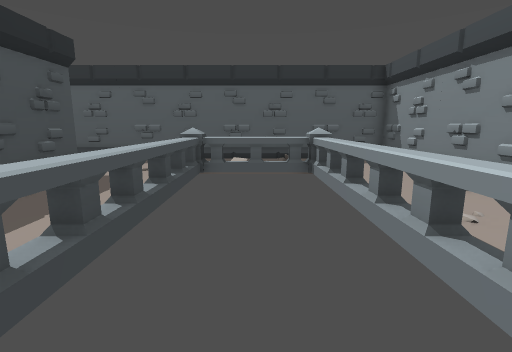
View 1 (above)

19 first-person views from a walk through a 3-D level made in the Godot game engine. The camera is 1.4 m above the floor, tilts 10° down and sees 85° across. The floor is counted in squares, 1 m on a side. Each view is taken from the middle of a square. On the plan, view 1 faces up. The plan holds only what a view shows up to about 14 squares ahead; the rest is blank. The place goes on beyond the plan.

View 2
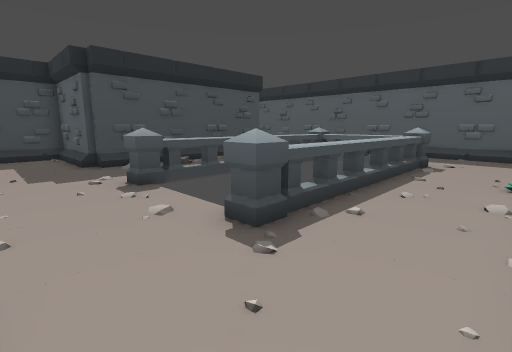

View 3
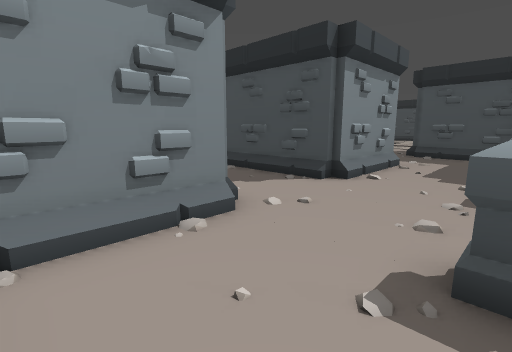

View 4
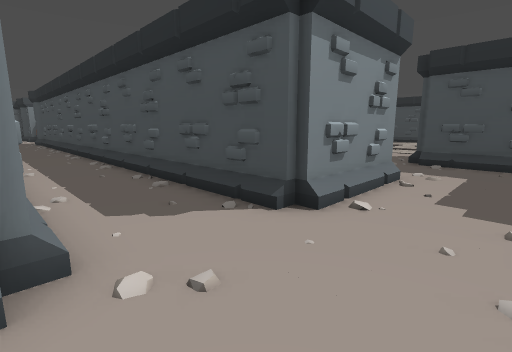

View 5
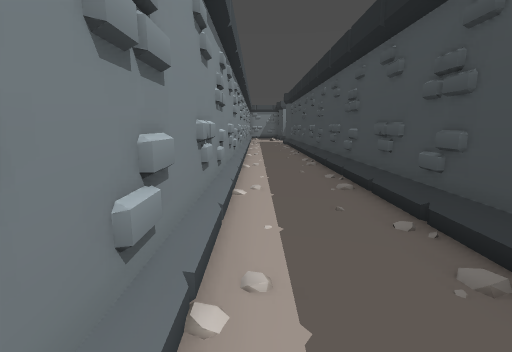

View 6
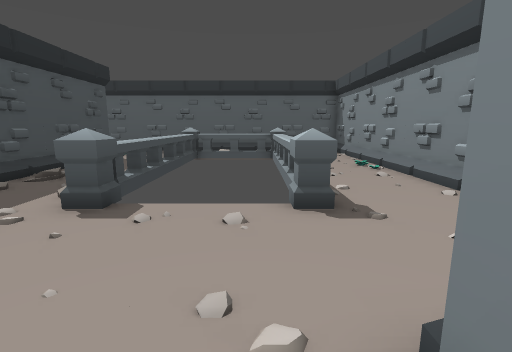

View 7
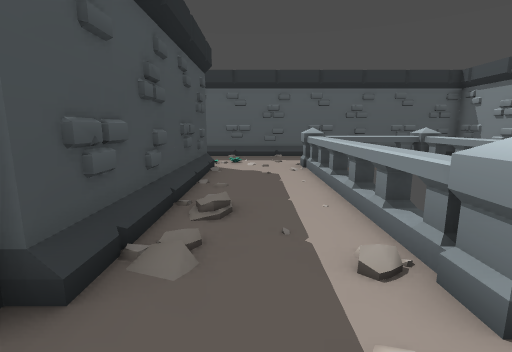

View 8
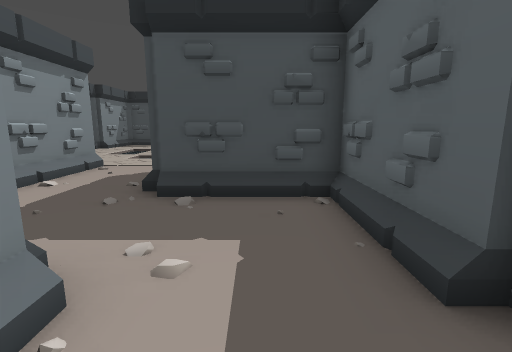

View 9
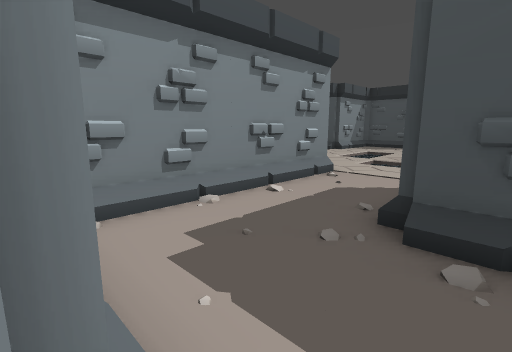

View 10
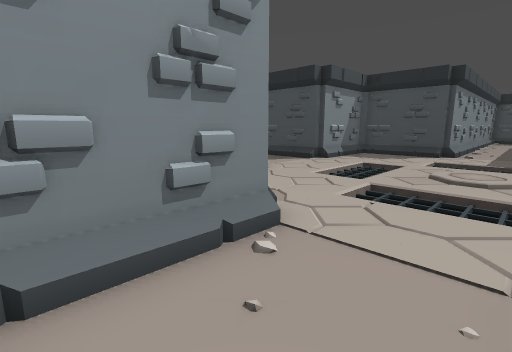

View 11
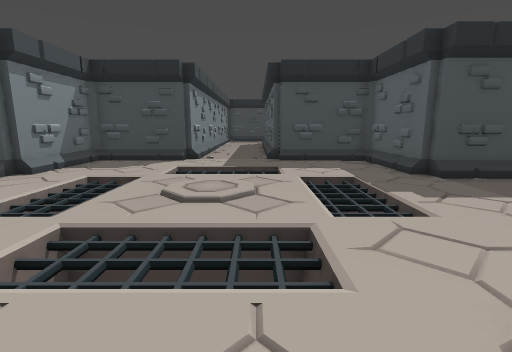

View 12
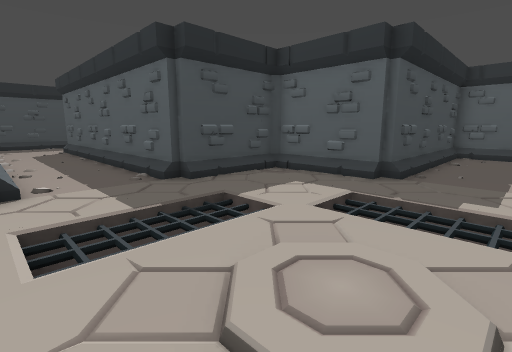

View 13
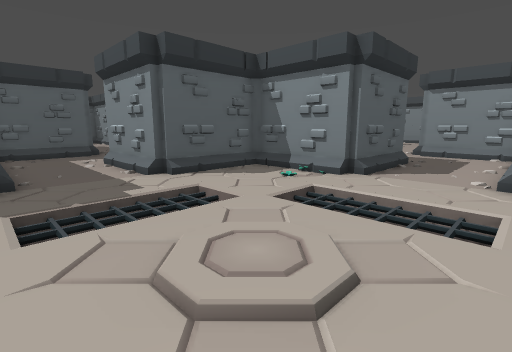

View 14
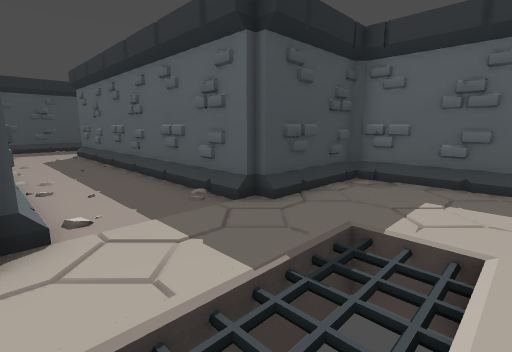

View 15
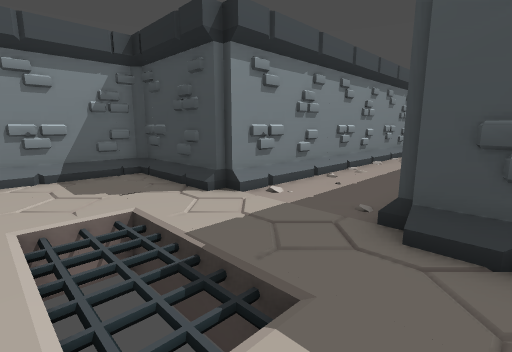

View 16
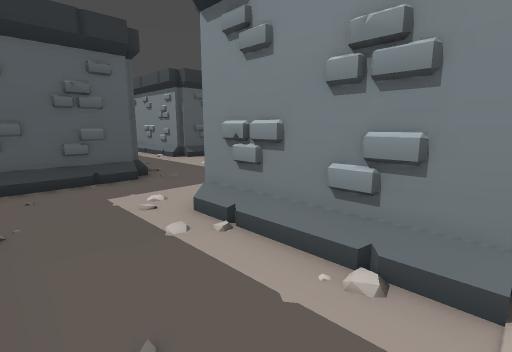

View 17
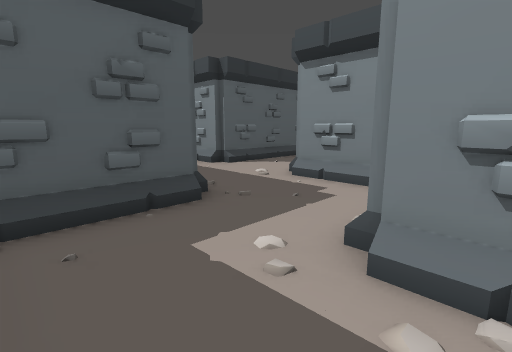

View 18
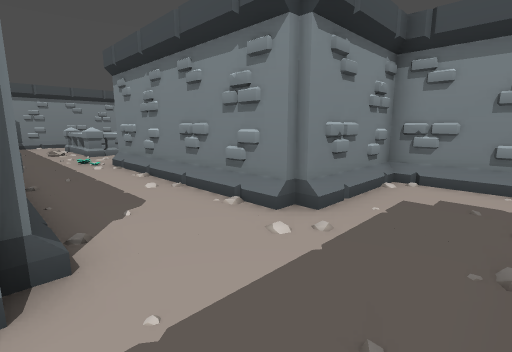

View 19
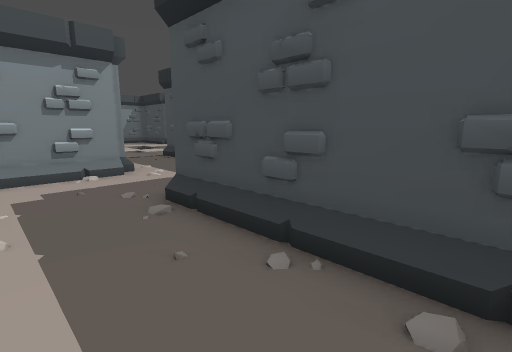

### Floor plan
Key: @ floor where view 1 was taken; # wall or solid block; . main floor; : floor 0.25 m higher than the main floor; / step, stairs or slope; ^ raised ledge; C column.
Columns run from 37 left of view 1 to 6 right of it. Each row starts with its distance up from view 1.
 14                    #. .#
 13                    #...#####################
 12                    #...................... #
 11                    #...................... #
 10                    #................// ... #
  9                #####...#########...C^^^C...#
  8                #.......#       #...^   ^...#
  7                #.......#       #...^   ^...#
  6                #.......#       #...^   ^...#
  5                #...#####       #...^   ^...#
  4                #...#           #/..^   ^...#
  3                #...#           #/..^   ^...#
  2                #...#           #/..^   ^...#
  1            #####...#####   #####...C   C...
  0            #...........#   #.........@.....
 -1            #.../////...#   #...............
 -2            #.../   /./.#   #...............
 -3 ############./////////.#####...#####...####
 -4 ............./ /././ /.........#   #...#
 -5 ............./ //:// /.........#   #...#
 -6 ............./ ///// /.........#   #...#
 -7 ############./////////.#########   #...#
 -8            #.../   /...            #...#
 -9            #.../////..             #...#
-10            #.........              #...#
-11            #####...                #...#
-12                #..                 #...#
-13                #.                  #...#
-14                                    #...#
-15                                    #...#
-16                                    #...#

Positions as (right, up) in squares from view 1, and headings:
1: (0, 0), facing up
2: (5, -2), facing up-left
3: (5, 1), facing down-left
4: (2, 0), facing down-left
5: (1, -4), facing down
6: (1, -4), facing up
7: (-4, -1), facing up
8: (-4, -1), facing left
9: (-6, -2), facing down-left
10: (-11, -4), facing down-left
11: (-14, -4), facing left
12: (-19, -7), facing up-left
13: (-22, -7), facing up-right
14: (-22, -7), facing up-left
15: (-22, -2), facing down-left
16: (-21, 1), facing up-right
17: (-21, 4), facing up-right
18: (-17, 13), facing down-right
19: (-15, 14), facing down-left
